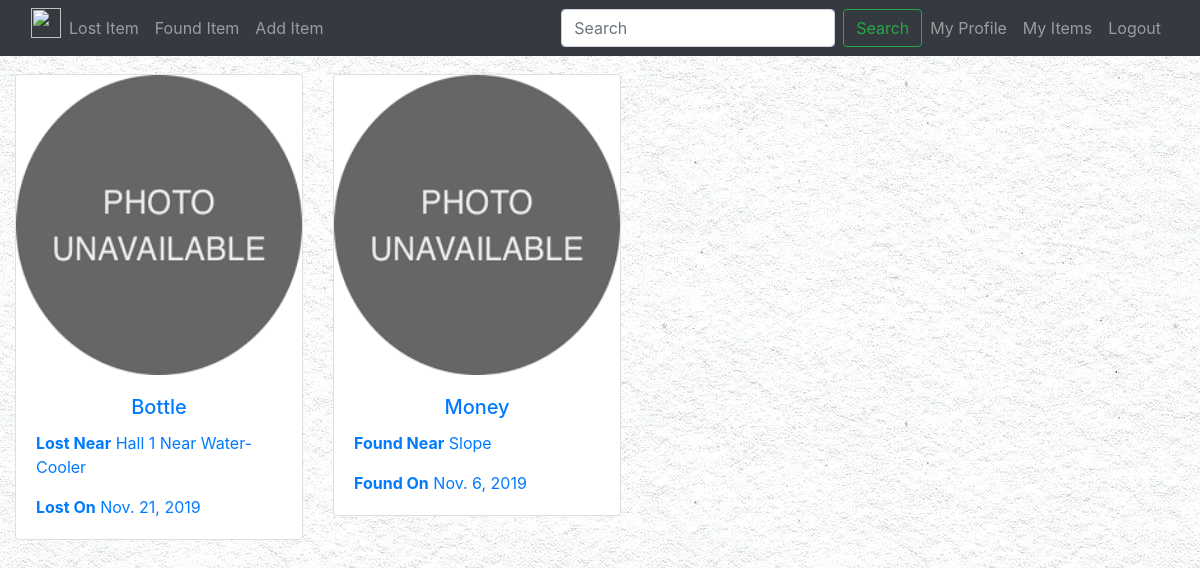
Screenshot of /accounts/my_items/ (signed in) with the database file from the repository.
### item/models.py (models this page shows)
class item(models.Model):
    user = models.ForeignKey(User, on_delete=models.CASCADE, related_name='items')
    item_name = models.CharField(max_length=128,null=False)
    item_image = models.ImageField(upload_to='item_image/',blank=True,null=True,default='/item_image/default.png')
    item_description = models.CharField(max_length=256,blank=False)
    item_date = models.DateField()
    item_status_choices = (('L','LOST'),('F','FOUND'))
    item_status = models.CharField(max_length=1,choices=item_status_choices)
    item_last_place_seen = models.CharField(max_length=256,blank=False)

### accounts/views.py (the view)
# urls.py: path('my_items/',views.my_items,name='my_items'),
@login_required
def my_items(request):
    it = item.objects.order_by('-item_date')
    user = request.user
    return render(request, 'accounts/my_item.html',{'it':it,'user':user})

### templates/accounts/my_item.html
{% extends "base.html" %}
{% load static from staticfiles %}
{% block content %}
        <div class="container-fluid mt-4">
          <div class="row justify-content-left">
            {% for it in it.all %}
              {% if it.user == user %}
                <div class="col-auto mb-3">
                  <div class="card" style="width: 18rem;">
                    <a href="{% url 'details' it.id %}">
                      <img src="{{ it.item_image.url }}" class="card-img-top" alt="Item Image" height="300">
                      <div class="card-body">
                        <h5 class="card-title" align="center">{{ it.item_name }}</h5>
                        {% if it.item_status == 'L' %}
                        <p class="card-text" id="item-card"><b>Lost Near</b> {{ it.item_last_place_seen }}</p>
                        <p class="card-text" id="item-card"><b>Lost On</b> {{ it.item_date }}</p>
                        {% endif %}
                        {% if it.item_status == 'F' %}
                        <p class="card-text" id="item-card"><b>Found Near</b> {{ it.item_last_place_seen }}</p>
                        <p class="card-text" id="item-card"><b>Found On</b> {{ it.item_date }}</p>
                        {% endif %}
                      </div>
                    </a>
                  </div>
                </div>
              {% endif %}
            {% endfor %}
          </div>
        </div>
{% endblock content%}

### LOST_FOUND/static/css/style.css (style rules this page uses)
body { background: white url("background.jpg"); padding-top: 50px; }

### rows the page displays
item: item_image (placeholder picture), item_name "Bottle", item_last_place_seen "Hall 1 Near Water-Cooler", item_date "Nov. 21, 2019"
item: item_image (placeholder picture), item_name "Money", item_last_place_seen "Slope", item_date "Nov. 6, 2019"
